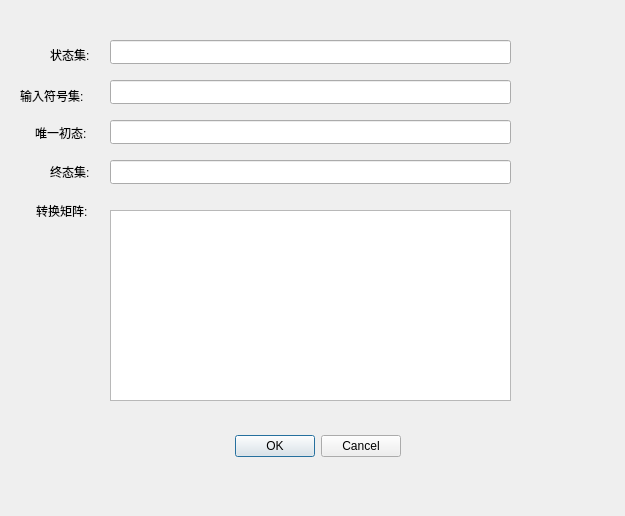
<?xml version="1.0" encoding="UTF-8"?>
<ui version="4.0">
 <class>MatrixDlg</class>
 <widget class="QDialog" name="MatrixDlg">
  <property name="geometry">
   <rect>
    <x>0</x>
    <y>0</y>
    <width>625</width>
    <height>516</height>
   </rect>
  </property>
  <property name="windowTitle">
   <string>MatrixTreating</string>
  </property>
  <widget class="QDialogButtonBox" name="buttonBox">
   <property name="geometry">
    <rect>
     <x>220</x>
     <y>430</y>
     <width>181</width>
     <height>32</height>
    </rect>
   </property>
   <property name="orientation">
    <enum>Qt::Horizontal</enum>
   </property>
   <property name="standardButtons">
    <set>QDialogButtonBox::Cancel|QDialogButtonBox::Ok</set>
   </property>
  </widget>
  <widget class="QTableView" name="tableView">
   <property name="geometry">
    <rect>
     <x>110</x>
     <y>210</y>
     <width>401</width>
     <height>191</height>
    </rect>
   </property>
  </widget>
  <widget class="QLabel" name="label">
   <property name="geometry">
    <rect>
     <x>50</x>
     <y>30</y>
     <width>55</width>
     <height>49</height>
    </rect>
   </property>
   <property name="text">
    <string>状态集:</string>
   </property>
  </widget>
  <widget class="QLineEdit" name="lineEdit_state_set">
   <property name="geometry">
    <rect>
     <x>110</x>
     <y>40</y>
     <width>401</width>
     <height>24</height>
    </rect>
   </property>
  </widget>
  <widget class="QLabel" name="label_2">
   <property name="geometry">
    <rect>
     <x>20</x>
     <y>80</y>
     <width>83</width>
     <height>31</height>
    </rect>
   </property>
   <property name="text">
    <string>输入符号集:</string>
   </property>
  </widget>
  <widget class="QLineEdit" name="lineEdit_input_set">
   <property name="geometry">
    <rect>
     <x>110</x>
     <y>80</y>
     <width>401</width>
     <height>24</height>
    </rect>
   </property>
  </widget>
  <widget class="QLineEdit" name="lineEdit_init_state">
   <property name="geometry">
    <rect>
     <x>110</x>
     <y>120</y>
     <width>401</width>
     <height>24</height>
    </rect>
   </property>
  </widget>
  <widget class="QLabel" name="label_3">
   <property name="geometry">
    <rect>
     <x>35</x>
     <y>117</y>
     <width>71</width>
     <height>31</height>
    </rect>
   </property>
   <property name="text">
    <string>唯一初态:</string>
   </property>
  </widget>
  <widget class="QLabel" name="label_4">
   <property name="geometry">
    <rect>
     <x>50</x>
     <y>147</y>
     <width>54</width>
     <height>49</height>
    </rect>
   </property>
   <property name="text">
    <string>终态集:</string>
   </property>
  </widget>
  <widget class="QLineEdit" name="lineEdit_final_state_set">
   <property name="geometry">
    <rect>
     <x>110</x>
     <y>160</y>
     <width>401</width>
     <height>24</height>
    </rect>
   </property>
  </widget>
  <widget class="QLabel" name="label_5">
   <property name="geometry">
    <rect>
     <x>36</x>
     <y>190</y>
     <width>71</width>
     <height>41</height>
    </rect>
   </property>
   <property name="text">
    <string>转换矩阵:</string>
   </property>
  </widget>
 </widget>
 <resources/>
 <connections>
  <connection>
   <sender>buttonBox</sender>
   <signal>rejected()</signal>
   <receiver>MatrixDlg</receiver>
   <slot>reject()</slot>
   <hints>
    <hint type="sourcelabel">
     <x>316</x>
     <y>260</y>
    </hint>
    <hint type="destinationlabel">
     <x>286</x>
     <y>274</y>
    </hint>
   </hints>
  </connection>
  <connection>
   <sender>buttonBox</sender>
   <signal>accepted()</signal>
   <receiver>MatrixDlg</receiver>
   <slot>accept()</slot>
   <hints>
    <hint type="sourcelabel">
     <x>248</x>
     <y>254</y>
    </hint>
    <hint type="destinationlabel">
     <x>157</x>
     <y>274</y>
    </hint>
   </hints>
  </connection>
 </connections>
</ui>
